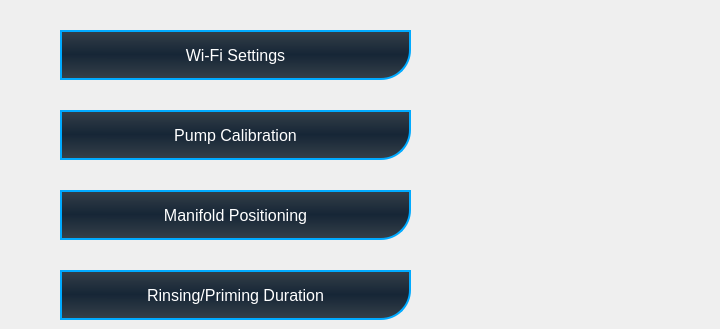
    <widget class="QWidget" name="page_11">
     <widget class="QToolButton" name="toolButton_18">
      <property name="geometry">
       <rect>
        <x>60</x>
        <y>30</y>
        <width>351</width>
        <height>50</height>
       </rect>
      </property>
      <property name="font">
       <font>
        <pointsize>12</pointsize>
       </font>
      </property>
      <property name="styleSheet">
       <string notr="true">QToolButton {
background-color:qlineargradient(spread:reflect, x1:0.535816, y1:0.489, x2:0.53051, y2:1, stop:0 rgba(22, 38, 54,255), stop:1 rgba(55,65,74,255));
color:rgb(255, 255, 255);
border: 2px solid rgb(0, 170, 255);
border-bottom-right-radius :30px;
/*border-top-left-radius :30px;*/
/*border-radius: 10px;*/
}
QToolButton:pressed{
background-color:rgb(0, 170, 255)
}

</string>
      </property>
      <property name="text">
       <string>Wi-Fi Settings</string>
      </property>
     </widget>
     <widget class="QToolButton" name="toolButton_19">
      <property name="geometry">
       <rect>
        <x>60</x>
        <y>110</y>
        <width>351</width>
        <height>50</height>
       </rect>
      </property>
      <property name="font">
       <font>
        <pointsize>12</pointsize>
       </font>
      </property>
      <property name="styleSheet">
       <string notr="true">QToolButton {
background-color:qlineargradient(spread:reflect, x1:0.535816, y1:0.489, x2:0.53051, y2:1, stop:0 rgba(22, 38, 54,255), stop:1 rgba(55,65,74,255));
color:rgb(255, 255, 255);
border: 2px solid rgb(0, 170, 255);
border-bottom-right-radius :30px;
/*border-top-left-radius :30px;*/
/*border-radius: 10px;*/
}
QToolButton:pressed{
background-color:rgb(0, 170, 255)
}

</string>
      </property>
      <property name="text">
       <string>Pump Calibration</string>
      </property>
     </widget>
     <widget class="QToolButton" name="toolButton_20">
      <property name="geometry">
       <rect>
        <x>60</x>
        <y>270</y>
        <width>351</width>
        <height>50</height>
       </rect>
      </property>
      <property name="font">
       <font>
        <pointsize>12</pointsize>
       </font>
      </property>
      <property name="styleSheet">
       <string notr="true">QToolButton {
background-color:qlineargradient(spread:reflect, x1:0.535816, y1:0.489, x2:0.53051, y2:1, stop:0 rgba(22, 38, 54,255), stop:1 rgba(55,65,74,255));
color:rgb(255, 255, 255);
border: 2px solid rgb(0, 170, 255);
border-bottom-right-radius :30px;
/*border-top-left-radius :30px;*/
/*border-radius: 10px;*/
}
QToolButton:pressed{
background-color:rgb(0, 170, 255)
}

</string>
      </property>
      <property name="text">
       <string>Rinsing/Priming Duration</string>
      </property>
     </widget>
     <widget class="QToolButton" name="toolButton_27">
      <property name="geometry">
       <rect>
        <x>60</x>
        <y>190</y>
        <width>351</width>
        <height>50</height>
       </rect>
      </property>
      <property name="font">
       <font>
        <pointsize>12</pointsize>
       </font>
      </property>
      <property name="styleSheet">
       <string notr="true">QToolButton {
background-color:qlineargradient(spread:reflect, x1:0.535816, y1:0.489, x2:0.53051, y2:1, stop:0 rgba(22, 38, 54,255), stop:1 rgba(55,65,74,255));
color:rgb(255, 255, 255);
border: 2px solid rgb(0, 170, 255);
border-bottom-right-radius :30px;
/*border-top-left-radius :30px;*/
/*border-radius: 10px;*/
}
QToolButton:pressed{
background-color:rgb(0, 170, 255)
}

</string>
      </property>
      <property name="text">
       <string>Manifold Positioning</string>
      </property>
     </widget>
     <widget class="QToolButton" name="toolButton_29">
      <property name="geometry">
       <rect>
        <x>490</x>
        <y>190</y>
        <width>221</width>
        <height>101</height>
       </rect>
      </property>
      <property name="font">
       <font>
        <pointsize>12</pointsize>
       </font>
      </property>
      <property name="styleSheet">
       <string notr="true">background:qlineargradient(spread:pad, x1:0, y1:0, x2:1, y2:0, stop:0 rgba(0, 0, 0, 0), stop:1 rgba(0,0,0,0));
border: 0px solid rgb(0, 170, 255);</string>
      </property>
      <property name="text">
       <string/>
      </property>
     </widget>
    </widget>
